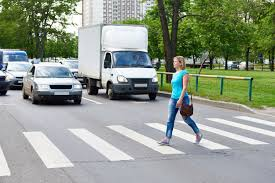
#> input picture pedestrian1.jpeg, 275 x 183 px, given in place of costa419.jpg, which was not available
$ python sciRegistroStitch.py
#> lines starting #> are read from the running program, lines starting #| are printed output that depends on the picture; pictures that were not available may be replaced by others from this repository, and a replacement may not be noted
from skimage import io, transform,  color

import numpy as np
import matplotlib.pyplot as plt
import os

data_source='/home/madperez/Documentos/investigacion/images/incendios/recorridocosta0120/'
num_image=419

# Load the two landscape photos
img0 = color.rgb2gray(io.imread(data_source+'costa'+str(num_image)+'.jpg'))
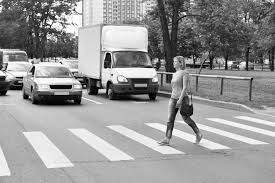
#> img0: shape (183, 275) float64; min 0, max 1, mean 0.589
img1 = color.rgb2gray(io.imread(data_source+'costa'+str(num_image+1)+'.jpg'))
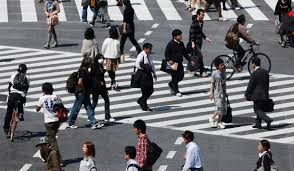
#> input picture pedestrian2.jpeg, 294 x 171 px, given in place of costa420.jpg, which was not available
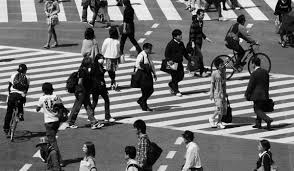
#> img1: shape (171, 294) float64; min 0, max 1, mean 0.432


def choose_corresponding_points():
    """Utility function for finding corresponding features in images.
    Alternately click on image 0 and 1, indicating the same feature.
    """
    f, (ax0, ax1) = plt.subplots(1, 2)
    ax0.imshow(img0, cmap='gray')
    ax1.imshow(img1, cmap='gray')

    coords = plt.ginput(8, timeout=0)

    np.savez('_reg_coords.npz', source=coords[::2], target=coords[1::2])

    plt.close()


# Re use previous coordinates, if found
if not os.path.exists('_reg_coords.npz'):
    choose_corresponding_points()

coords = np.load('_reg_coords.npz')
#> (reads _reg_coords.npz from the repository)

# Estimate the transformation between the two sets of coordinates,
# assuming it is an affine transform
tf = transform.estimate_transform('similarity', coords['source'], coords['target'])

# Use a translation transformation to center both images for display purposes
offset = transform.SimilarityTransform(translation=(-200, -170))

img0_warped = transform.warp(img0, inverse_map=offset,
                             output_shape=(600, 600))
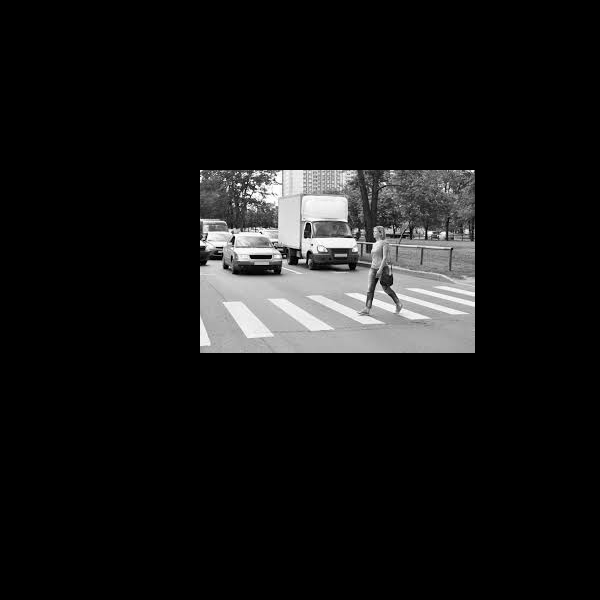
#> img0_warped: shape (600, 600) float64; min 0, max 1, mean 0.0823

img1_warped = transform.warp(img1, inverse_map=offset + tf,
                             output_shape=(600, 600))
#> img1_warped: shape (600, 600) float64; every value is 0


# Find where both images overlap; in that region average their values
mask = (img0_warped != 0) & (img1_warped != 0)
#> mask: shape (600, 600) bool; every value is 0
registered = img0_warped + img1_warped
registered[mask] /= 2

# Display the results
#f, (ax0, ax1, ax2) = plt.subplots(1, 3, subplot_kw={'xticks': [], 'yticks': []})
fig = plt.figure(figsize=(8, 3))
ax1 = plt.subplot(1, 3, 1)
ax2 = plt.subplot(1, 3, 2, sharex=ax1, sharey=ax1)
ax3 = plt.subplot(1, 3, 3)
ax3.imshow(img0, cmap='gray')
ax1.imshow(img1, cmap='gray')
ax2.imshow(registered, cmap='gray')

# [5 lines of commented-out code are left out]

plt.show()
